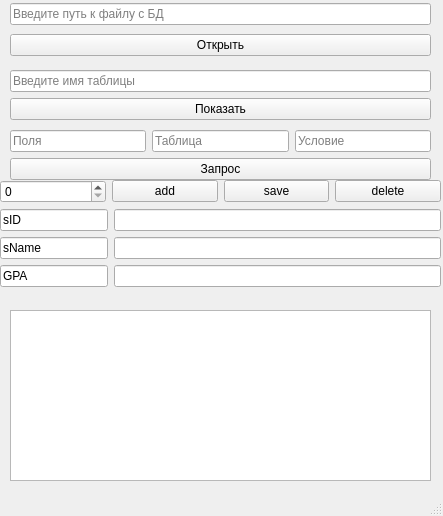
<?xml version="1.0" encoding="UTF-8"?>
<ui version="4.0">
 <class>MainWindow</class>
 <widget class="QMainWindow" name="MainWindow">
  <property name="geometry">
   <rect>
    <x>0</x>
    <y>0</y>
    <width>443</width>
    <height>516</height>
   </rect>
  </property>
  <property name="windowTitle">
   <string>MainWindow</string>
  </property>
  <widget class="QWidget" name="centralwidget">
   <widget class="QWidget" name="verticalLayoutWidget">
    <property name="geometry">
     <rect>
      <x>10</x>
      <y>0</y>
      <width>421</width>
      <height>61</height>
     </rect>
    </property>
    <layout class="QVBoxLayout" name="DB">
     <item>
      <widget class="QLineEdit" name="lineEdit">
       <property name="placeholderText">
        <string>Введите путь к файлу с БД</string>
       </property>
      </widget>
     </item>
     <item>
      <widget class="QPushButton" name="openDB">
       <property name="text">
        <string>Открыть</string>
       </property>
      </widget>
     </item>
    </layout>
   </widget>
   <widget class="QWidget" name="WTable" native="true">
    <property name="geometry">
     <rect>
      <x>0</x>
      <y>70</y>
      <width>441</width>
      <height>421</height>
     </rect>
    </property>
    <widget class="QWidget" name="verticalLayoutWidget_2">
     <property name="geometry">
      <rect>
       <x>10</x>
       <y>0</y>
       <width>421</width>
       <height>51</height>
      </rect>
     </property>
     <layout class="QVBoxLayout" name="LTable">
      <item>
       <widget class="QLineEdit" name="Table">
        <property name="placeholderText">
         <string>Введите имя таблицы</string>
        </property>
       </widget>
      </item>
      <item>
       <widget class="QPushButton" name="showTable">
        <property name="text">
         <string>Показать</string>
        </property>
       </widget>
      </item>
     </layout>
    </widget>
    <widget class="QTableView" name="tableView">
     <property name="geometry">
      <rect>
       <x>10</x>
       <y>240</y>
       <width>421</width>
       <height>171</height>
      </rect>
     </property>
    </widget>
    <widget class="QWidget" name="Redactor" native="true">
     <property name="geometry">
      <rect>
       <x>0</x>
       <y>110</y>
       <width>441</width>
       <height>121</height>
      </rect>
     </property>
     <layout class="QVBoxLayout" name="verticalLayout">
      <item>
       <layout class="QHBoxLayout" name="Buttons">
        <item>
         <widget class="QSpinBox" name="spinBox"/>
        </item>
        <item>
         <widget class="QPushButton" name="add">
          <property name="text">
           <string>add</string>
          </property>
         </widget>
        </item>
        <item>
         <widget class="QPushButton" name="save">
          <property name="text">
           <string>save</string>
          </property>
         </widget>
        </item>
        <item>
         <widget class="QPushButton" name="delete_2">
          <property name="text">
           <string>delete</string>
          </property>
         </widget>
        </item>
       </layout>
      </item>
      <item>
       <layout class="QFormLayout" name="Fields">
        <item row="0" column="0">
         <widget class="QLineEdit" name="nameField1">
          <property name="text">
           <string>sID</string>
          </property>
          <property name="readOnly">
           <bool>true</bool>
          </property>
         </widget>
        </item>
        <item row="0" column="1">
         <widget class="QLineEdit" name="field1"/>
        </item>
        <item row="1" column="0">
         <widget class="QLineEdit" name="nameField2">
          <property name="text">
           <string>sName</string>
          </property>
          <property name="readOnly">
           <bool>true</bool>
          </property>
         </widget>
        </item>
        <item row="1" column="1">
         <widget class="QLineEdit" name="field2"/>
        </item>
        <item row="2" column="0">
         <widget class="QLineEdit" name="nameField3">
          <property name="text">
           <string>GPA</string>
          </property>
          <property name="readOnly">
           <bool>true</bool>
          </property>
         </widget>
        </item>
        <item row="2" column="1">
         <widget class="QLineEdit" name="field3"/>
        </item>
       </layout>
      </item>
     </layout>
    </widget>
    <widget class="QWidget" name="verticalLayoutWidget_3">
     <property name="geometry">
      <rect>
       <x>10</x>
       <y>60</y>
       <width>421</width>
       <height>51</height>
      </rect>
     </property>
     <layout class="QGridLayout" name="LQuery">
      <item row="0" column="1">
       <widget class="QLineEdit" name="nameTable">
        <property name="placeholderText">
         <string>Таблица</string>
        </property>
       </widget>
      </item>
      <item row="0" column="0">
       <widget class="QLineEdit" name="entFields">
        <property name="placeholderText">
         <string>Поля</string>
        </property>
       </widget>
      </item>
      <item row="0" column="2">
       <widget class="QLineEdit" name="where">
        <property name="placeholderText">
         <string>Условие</string>
        </property>
       </widget>
      </item>
      <item row="1" column="0" colspan="3">
       <widget class="QPushButton" name="queryTable">
        <property name="text">
         <string>Запрос</string>
        </property>
       </widget>
      </item>
     </layout>
    </widget>
   </widget>
  </widget>
  <widget class="QStatusBar" name="statusbar"/>
  <action name="action">
   <property name="text">
    <string>Работа с таблицами</string>
   </property>
  </action>
 </widget>
 <resources/>
 <connections/>
</ui>
